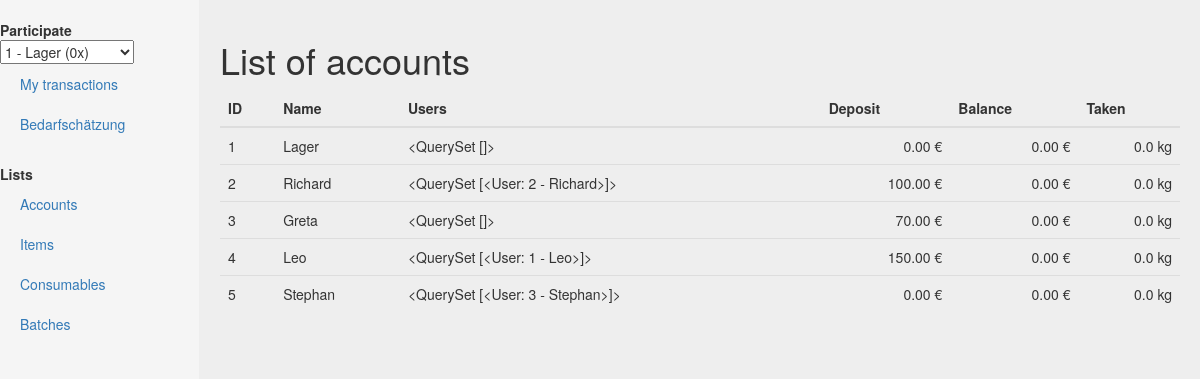
The app's page /accountlist, older data.
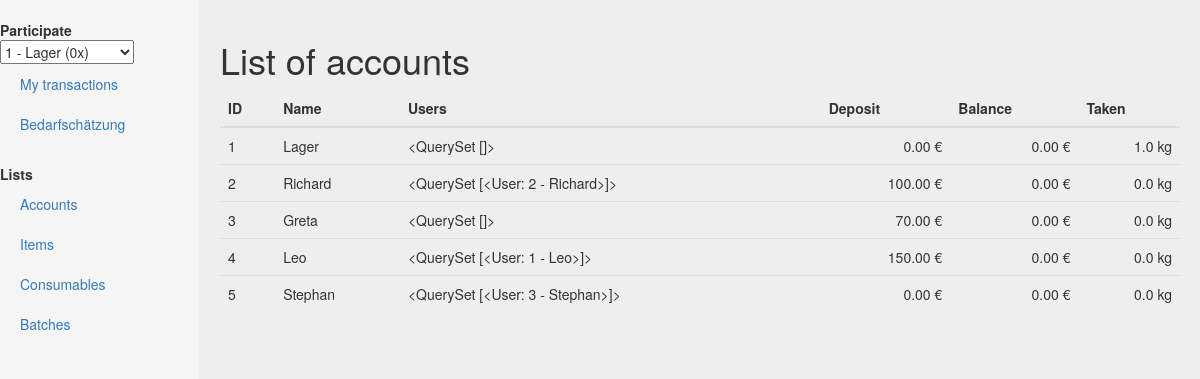
The same page, newer data.
### core/models.py (models this page shows, shortened)
class Account(models.Model):
    name = models.CharField(max_length=50, default="")
    users = models.ManyToManyField('User', blank=True)
    deposit = models.FloatField(default=0) #MoneyField;
    balance = models.FloatField(default=0) #MoneyField;
    taken = models.FloatField(default=0)
    def __str__(self):
        rate = self.calc_rate(datetime=datetime.datetime.now())
        return "{} - {} ({}x)".format(str(self.id), self.name, rate)
    def calc_rate(self, datetime):
        current_phases = AccPayPhase.objects.filter(account = self.id).filter(Q(start=None)|Q(start__lte=datetime)).filter(Q(end=None)|Q(end__gte=datetime))
        if not current_phases:
            rate = 0
        else:
            rate = 1
            for payphase in current_phases:
                rate = rate * payphase.rate
        return rate
    def users_str(self):
        return "{}".format(self.users.all())
    def deposit_str(self):
        return "{} €".format(format(self.deposit,'.2f'))
    def taken_str(self):
        return "{} kg".format(format(self.taken,'.1f'))
    @property
    def balance_str(self):
        self.calc_balance()
        return "{} €".format(format(self.balance,'.2f'))
    def calc_balance(self):
        balance = 0
        charges = Charge.objects.filter(account=self)
        for charge in charges:
            if charge.to_balance == True:
                balance += charge.value
            else:
                pass
        self.balance = balance
        self.save()

### core/views.py (the view)
# urls.py: url(r'^accountlist$', views.accountlist),
def accountlist(request):
    template = loader.get_template('core/accountlist.html')
    accounts = Account.objects.all()
    accountlist = sorted(list(accounts), key=lambda t: t.id)
    context = {"accountlist" : accountlist}
    return HttpResponse(template.render({**global_context(), **context}, request))

### core/models.py (called while the page is built)
    def __str__(self):
        return "{} - {}".format(str(self.id), self.name)

### core/views.py (called while the page is built)
def global_context():
    accounts = Account.objects.all()
    context = {"accounts": accounts}
    return context

### core/templates/core/accountlist.html (shortened to what this page needs)
{% extends "core/base.html" %}
{% block heading %}List of accounts{% endblock %}
{% block content %}
<table class="table">
          <thead>
            <th>ID</th>
            <th>Name</th>
            <th>Users</th>
            <th align=right>Deposit</th>
            <th align=right>Balance</th>
            <th align=right>Taken</th>
          </thead>
          <tbody>
          {% for account in accountlist %}
            <tr>
              <td>{{ account.id }}</td>
              <td>{{ account.name }}</td>
              <td>{{ account.users_str }}</td>
              <td align=right>{{ account.deposit_str }} </td>
              <td align=right>{{ account.balance_str }}</td>
              <td align=right>{{ account.taken_str }}</td>
            </tr>
          {% endfor %}
          </tbody>
        </table>
{% endblock %}

Row changes from the older to the newer data that the page shows:
changed Account "Lager": taken_str "0.0 kg" → "1.0 kg"
